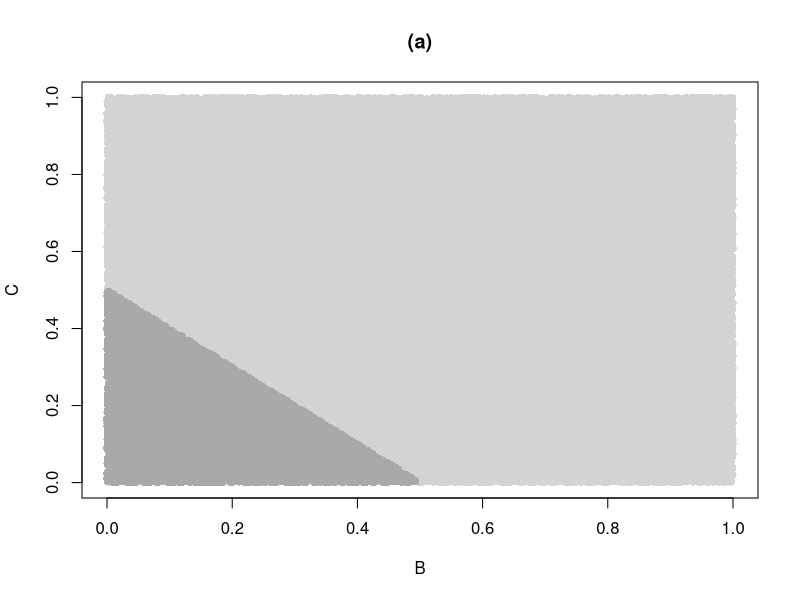
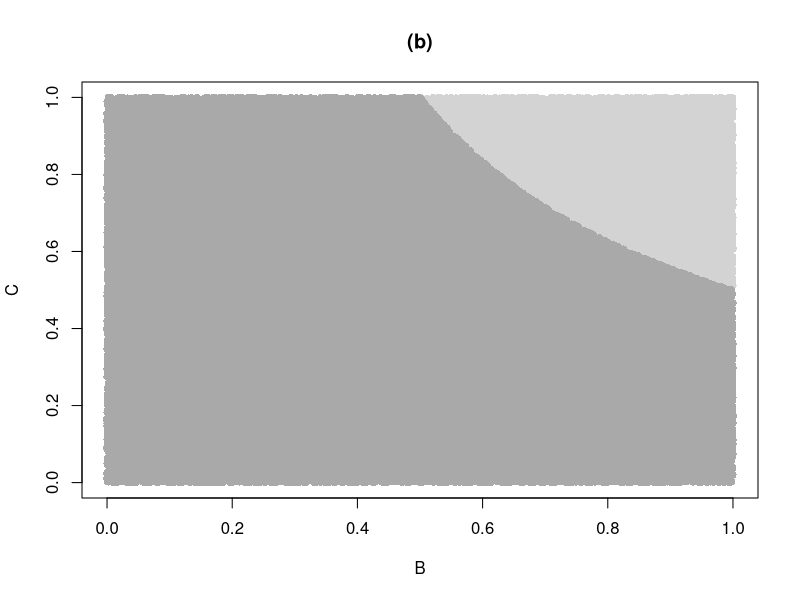
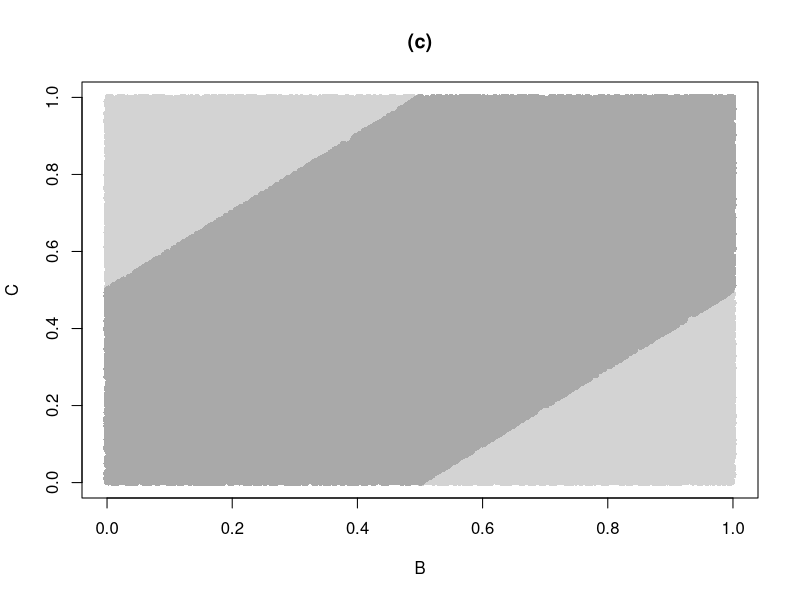
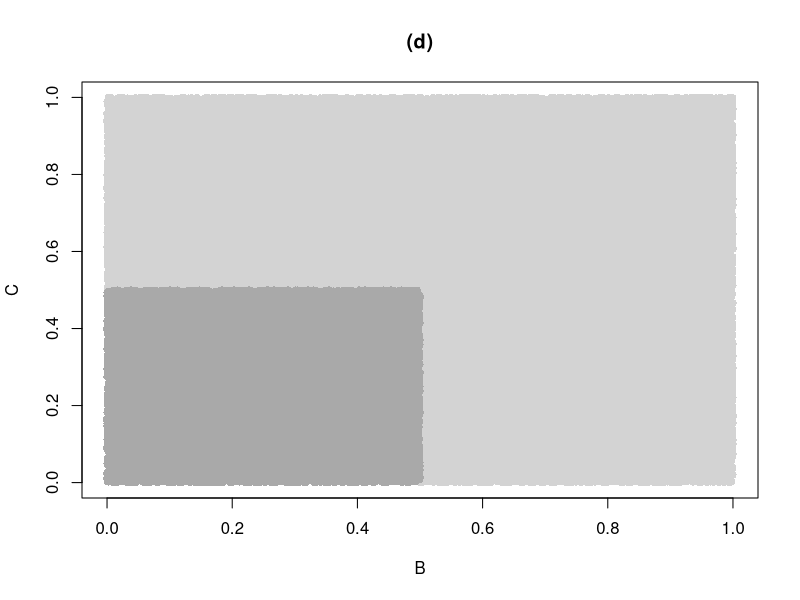
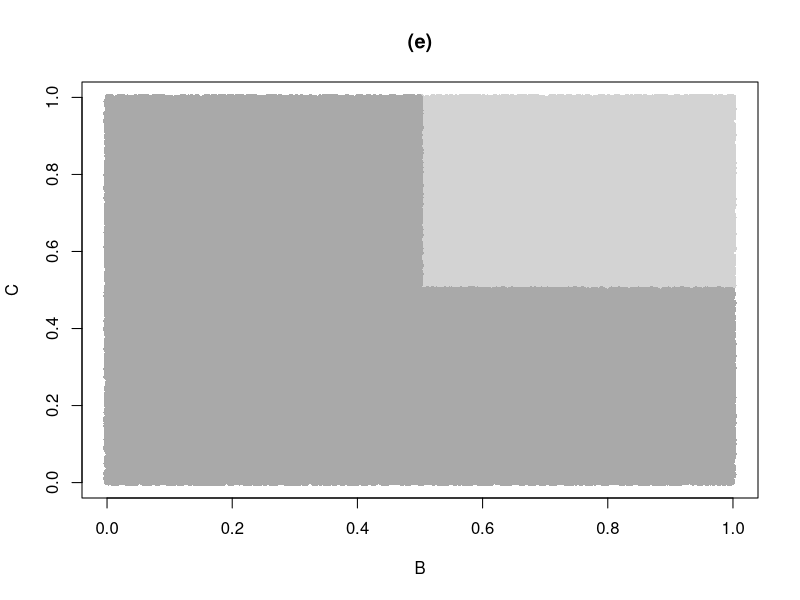
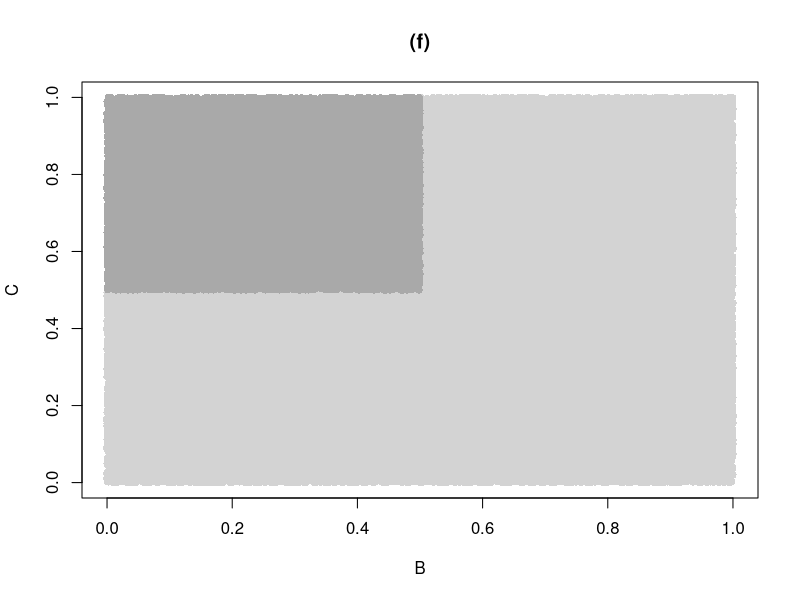
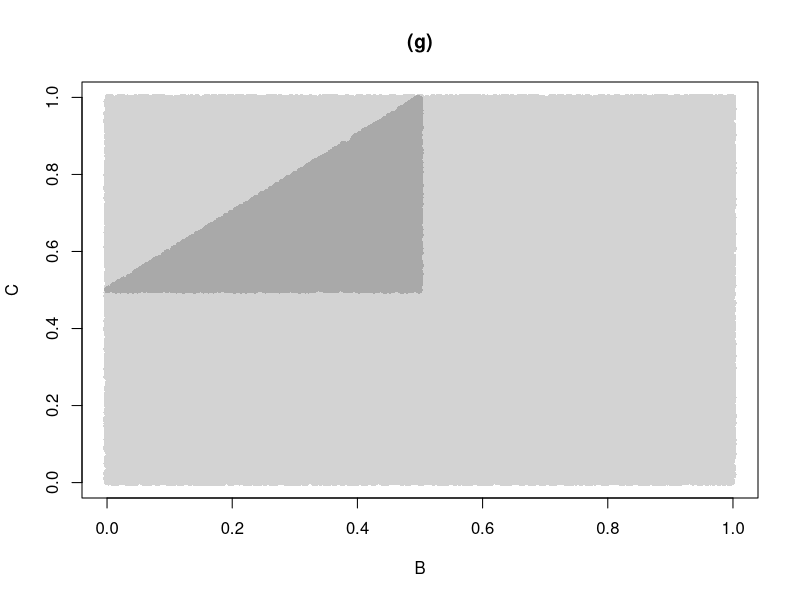
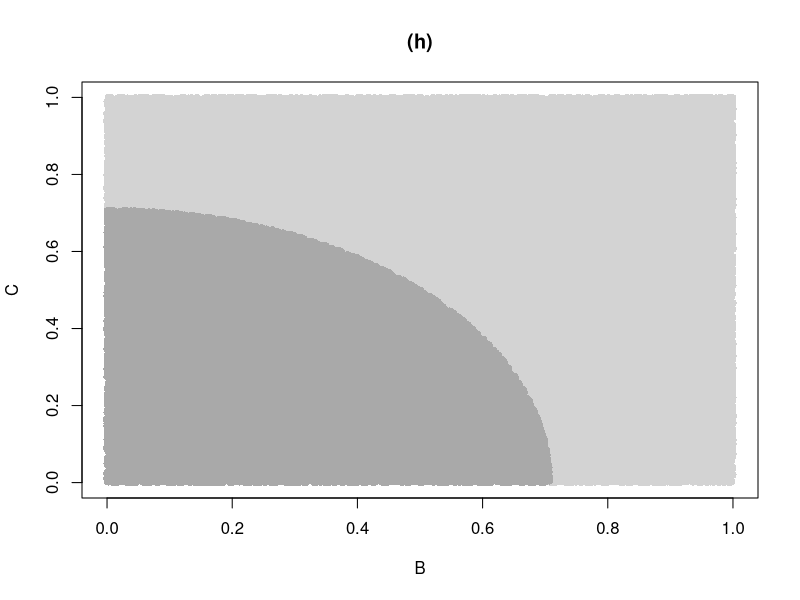

Generate these figures, in order, with R:
# 02.02 - Exercise 8 - Simulations to verify calculations

NSIMS = 100000

B = runif(NSIMS)
C = runif(NSIMS)

#### (a)
sum(B + C < 0.5)/NSIMS
1/8

#### (b)
sum(B*C < 0.5)/NSIMS
0.5 + log(2)/2

#### (c)
sum(abs(B - C) < 0.5)/NSIMS
6/8

#### (d)
sum(pmax(B, C) < 0.5)/NSIMS
1/4

#### (e)
sum(pmin(B, C) < 0.5)/NSIMS
3/4

#### (f)
sum(B < 0.5 & 1 - C < 0.5)/NSIMS
1/4

#### (g)
sum((B < 0.5 & 1 - C < 0.5) & (abs(B - C) < 0.5))/NSIMS
1/8

#### (h)
sum(B**2 + C**2 < 0.5)/NSIMS
pi*(1/sqrt(2))**2/4

#### (i)
sum((B-0.5)**2 + (C-0.5)**2 < 0.25)/NSIMS
pi*(1/2)**2


# Compile plots
B = runif(NSIMS)
C = runif(NSIMS)

par(mfrow=c(3,3))
png(filename = "~/GITHUB/CoveredInChocolate.github.io/IntroProb/img/02.02_Ex8_COMP.png",
    width = 820, height=650)

# (a)
ind = B + C < 0.5
plot(B[!ind], C[!ind], pch=16, col="lightgray", xlim=c(0, 1), ylim=c(0, 1),
     main="(a)", xlab="B", ylab="C")
points(B[ind], C[ind], pch=16, col="darkgray")

# (b)
ind = B*C < 0.5
plot(B[!ind], C[!ind], pch=16, col="lightgray", xlim=c(0, 1), ylim=c(0, 1),
     main="(b)", xlab="B", ylab="C")
points(B[ind], C[ind], pch=16, col="darkgray")

# (c)
ind = abs(B - C) < 0.5
plot(B[!ind], C[!ind], pch=16, col="lightgray", xlim=c(0, 1), ylim=c(0, 1),
     main="(c)", xlab="B", ylab="C")
points(B[ind], C[ind], pch=16, col="darkgray")

# (d)
ind = pmax(B, C) < 0.5
plot(B[!ind], C[!ind], pch=16, col="lightgray", xlim=c(0, 1), ylim=c(0, 1),
     main="(d)", xlab="B", ylab="C")
points(B[ind], C[ind], pch=16, col="darkgray")

# (e)
ind = pmin(B, C) < 0.5
plot(B[!ind], C[!ind], pch=16, col="lightgray", xlim=c(0, 1), ylim=c(0, 1),
     main="(e)", xlab="B", ylab="C")
points(B[ind], C[ind], pch=16, col="darkgray")

# (f)
ind = B < 0.5 & 1 - C < 0.5
plot(B[!ind], C[!ind], pch=16, col="lightgray", xlim=c(0, 1), ylim=c(0, 1),
     main="(f)", xlab="B", ylab="C")
points(B[ind], C[ind], pch=16, col="darkgray")

# (g)
ind = (B < 0.5 & 1 - C < 0.5) & (abs(B - C) < 0.5)
plot(B[!ind], C[!ind], pch=16, col="lightgray", xlim=c(0, 1), ylim=c(0, 1),
     main="(g)", xlab="B", ylab="C")
points(B[ind], C[ind], pch=16, col="darkgray")

# (h)
ind = B**2 + C**2 < 0.5
plot(B[!ind], C[!ind], pch=16, col="lightgray", xlim=c(0, 1), ylim=c(0, 1),
     main="(h)", xlab="B", ylab="C")
points(B[ind], C[ind], pch=16, col="darkgray")

# (i)
ind = (B-0.5)**2 + (C-0.5)**2 < 0.25
plot(B[!ind], C[!ind], pch=16, col="lightgray", xlim=c(0, 1), ylim=c(0, 1),
     main="(i)", xlab="B", ylab="C")
points(B[ind], C[ind], pch=16, col="darkgray")
dev.off()
